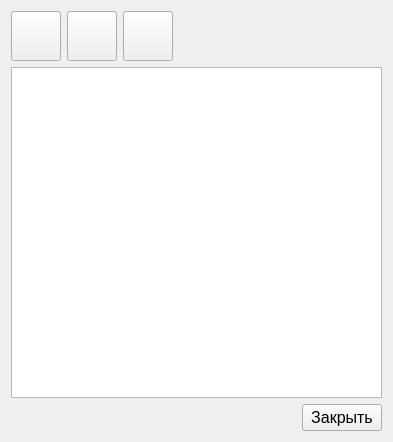
<?xml version="1.0" encoding="UTF-8"?>
<ui version="4.0">
 <class>Form</class>
 <widget class="QWidget" name="Form">
  <property name="geometry">
   <rect>
    <x>0</x>
    <y>0</y>
    <width>393</width>
    <height>442</height>
   </rect>
  </property>
  <property name="windowTitle">
   <string>Справочник удельных весов железа</string>
  </property>
  <layout class="QVBoxLayout" name="verticalLayout_2">
   <item>
    <layout class="QVBoxLayout" name="verticalLayout">
     <item>
      <layout class="QHBoxLayout" name="horizontalLayout">
       <item>
        <widget class="QPushButton" name="pushButton">
         <property name="minimumSize">
          <size>
           <width>50</width>
           <height>50</height>
          </size>
         </property>
         <property name="text">
          <string/>
         </property>
         <property name="iconSize">
          <size>
           <width>32</width>
           <height>32</height>
          </size>
         </property>
        </widget>
       </item>
       <item>
        <widget class="QPushButton" name="pushButton_3">
         <property name="minimumSize">
          <size>
           <width>50</width>
           <height>50</height>
          </size>
         </property>
         <property name="text">
          <string/>
         </property>
         <property name="iconSize">
          <size>
           <width>32</width>
           <height>32</height>
          </size>
         </property>
        </widget>
       </item>
       <item>
        <widget class="QPushButton" name="pushButton_2">
         <property name="minimumSize">
          <size>
           <width>50</width>
           <height>50</height>
          </size>
         </property>
         <property name="text">
          <string/>
         </property>
         <property name="iconSize">
          <size>
           <width>32</width>
           <height>32</height>
          </size>
         </property>
        </widget>
       </item>
       <item>
        <spacer name="horizontalSpacer">
         <property name="orientation">
          <enum>Qt::Horizontal</enum>
         </property>
         <property name="sizeHint" stdset="0">
          <size>
           <width>40</width>
           <height>20</height>
          </size>
         </property>
        </spacer>
       </item>
      </layout>
     </item>
     <item>
      <widget class="QTableView" name="tableView">
       <attribute name="horizontalHeaderStretchLastSection">
        <bool>true</bool>
       </attribute>
      </widget>
     </item>
     <item>
      <layout class="QHBoxLayout" name="horizontalLayout_2">
       <item>
        <spacer name="horizontalSpacer_2">
         <property name="orientation">
          <enum>Qt::Horizontal</enum>
         </property>
         <property name="sizeHint" stdset="0">
          <size>
           <width>40</width>
           <height>20</height>
          </size>
         </property>
        </spacer>
       </item>
       <item>
        <widget class="QPushButton" name="pushButton_5">
         <property name="font">
          <font>
           <pointsize>12</pointsize>
          </font>
         </property>
         <property name="text">
          <string>Закрыть</string>
         </property>
        </widget>
       </item>
      </layout>
     </item>
    </layout>
   </item>
  </layout>
 </widget>
 <resources/>
 <connections/>
</ui>
